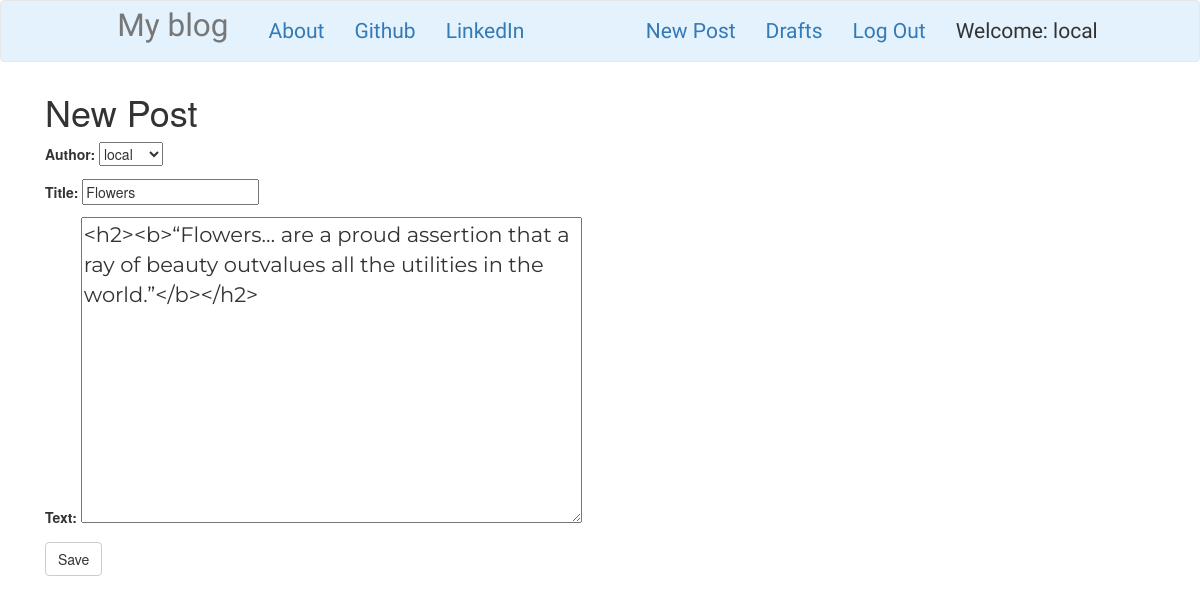
The app's page /post/17/edit/ (signed in) with its own data.
### blog/models.py (models this page shows, shortened)
class Post(models.Model):
    author = models.ForeignKey('auth.User',on_delete=models.CASCADE)
    title = models.CharField(max_length=200)
    text = models.TextField()
    created_date = models.DateTimeField(blank=True,null=True)
    published_date = models.DateTimeField(blank=True, null=True)

### blog/views.py (the view)
# urls.py: url(r'^post/(?P<pk>\d+)/edit/$',views.PostUpdateView.as_view(),name='post_edit'),
class PostUpdateView(LoginRequiredMixin,UpdateView):
    login_url = '/login/'
    redirect_field_name = 'blog/post_detail.html'
    form_class = PostForm
    model = Post

### blog/forms.py
class PostForm(forms.ModelForm):
    class Meta():
        model = Post
        fields = ('author', 'title', 'text')
        widgets = {
            'title':forms.TextInput(attrs={'class':'textinputclass'}),
            'text':forms.Textarea(attrs={'class':'editable medium-editor-textarea postcontent'})
        }

### blog/templates/blog/post_form.html (shortened to what this page needs)
{% extends 'blog/base.html' %}
{% block content %}
    <h1>New Post</h1>
    <form class="post-form" method="POST">
        {{form.as_p}}
        <button type="submit" class="save btn btn-default">Save</button>
    </form>
{% endblock content %}

### blog/templates/blog/base.html (shortened to what this page needs)
<!DOCTYPE html>
{% load static %}
<html>
<head>
    <link rel="stylesheet" href="https://stackpath.bootstrapcdn.com/bootstrap/4.5.0/css/bootstrap.min.css">
    <link rel="stylesheet" href="https://maxcdn.bootstrapcdn.com/bootstrap/3.4.1/css/bootstrap.min.css">
    <link rel="stylesheet" href="//cdn.jsdelivr.net/npm/medium-editor@latest/dist/css/medium-editor.min.css" type="text/css" media="screen" charset="utf-8">
    <link rel="stylesheet" href="{% static 'css/blog.css'%}">
</head>
<body class="loader">
<nav class="navbar navbar-default techfont custom-navbar " style="background-color: #e3f2fd;">
        <ul class="nav">
            <li class="nav-item"><a class="navbar-brand bigbrand" href="{% url 'post_list' %}"> My blog </a></li>
            <li class="nav-item"><a class="nav-link" href="{% url 'about' %}">About </a></li>
            <li class="nav-item"><a class="nav-link" href="https://www.github.com"> Github </a></li>
            <li class="nav-item"><a class="nav-link" href="https://www.linkedin.com"> LinkedIn </a></li>
        </ul>
        <ul class='nav navbar-right'>
            {% if user.is_authenticated %}
            <li>
                <a href="{% url 'post_new' %}">New Post</a>
            </li>
            <li>
                <a href="{% url 'post_draft_list' %}">Drafts</a>
            </li>
            <li>
                <a href="{% url 'logout' %}">Log Out</a>
            </li>
            <li>
                <a>Welcome: {{user.username}} </a>
            </li>
            {% else %}
            <li><a href="{% url 'login'%}"><span class="glyphicon glyphicon-user"></span></a>
            </li>
            {% endif %}
        </ul>
</nav>
<div class='content container'>
    <div class="row">
        <div class="col-md-8">
            <div class="blog_post">
            {% block content %}
            {% endblock content %}
            </div>
        </div>
    </div>
</div>
</body>
</html>

### blog/static/css/blog.css (style rules this page uses)
.techfont { font-family: 'Russo One', sans-serif; font-size: 1.5em; margin-bottom: 10px; }
.postcontent { font-family: 'Montserrat'; font-size: 1.5em; }
.bigbrand { font-size: 1.5em; }
.loader { filter:hue-rotate(0deg); color: linear-gradient(45deg,#0f8,#08f); animation:hue 5000ms infinite linear; }

### records on screen
Post: author "local", title "Flowers", text "<h2><b>“Flowers… are a proud assertion that a ray of beauty outvalues all the utilities in the world.”</b></h2>"

### other values on screen
{{ user.username }} "local"
